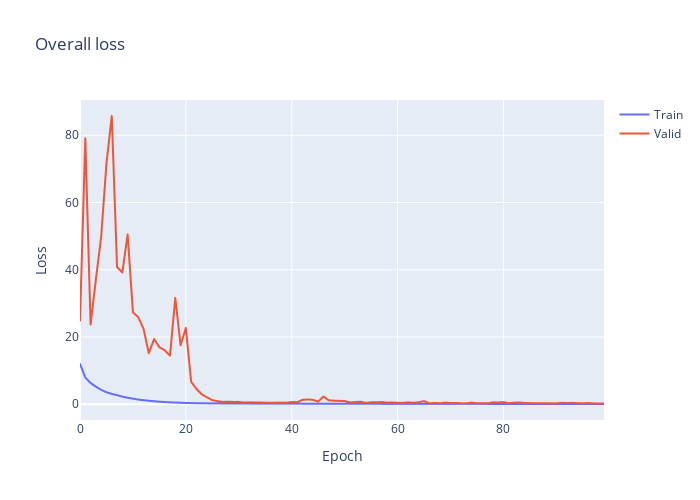

Notebook code cell kept with this figure:
### Code cell
fig = go.Figure()
fig.add_trace(go.Scattergl(
                    y=history.history['loss'],
                    name='Train'))
fig.add_trace(go.Scattergl(
                    y=history.history['val_loss'],
                    name='Valid'))
fig.update_layout(height=500, 
                  width=700,
                  title='Overall loss',
                  xaxis_title='Epoch',
                  yaxis_title='Loss')
fig.show()
